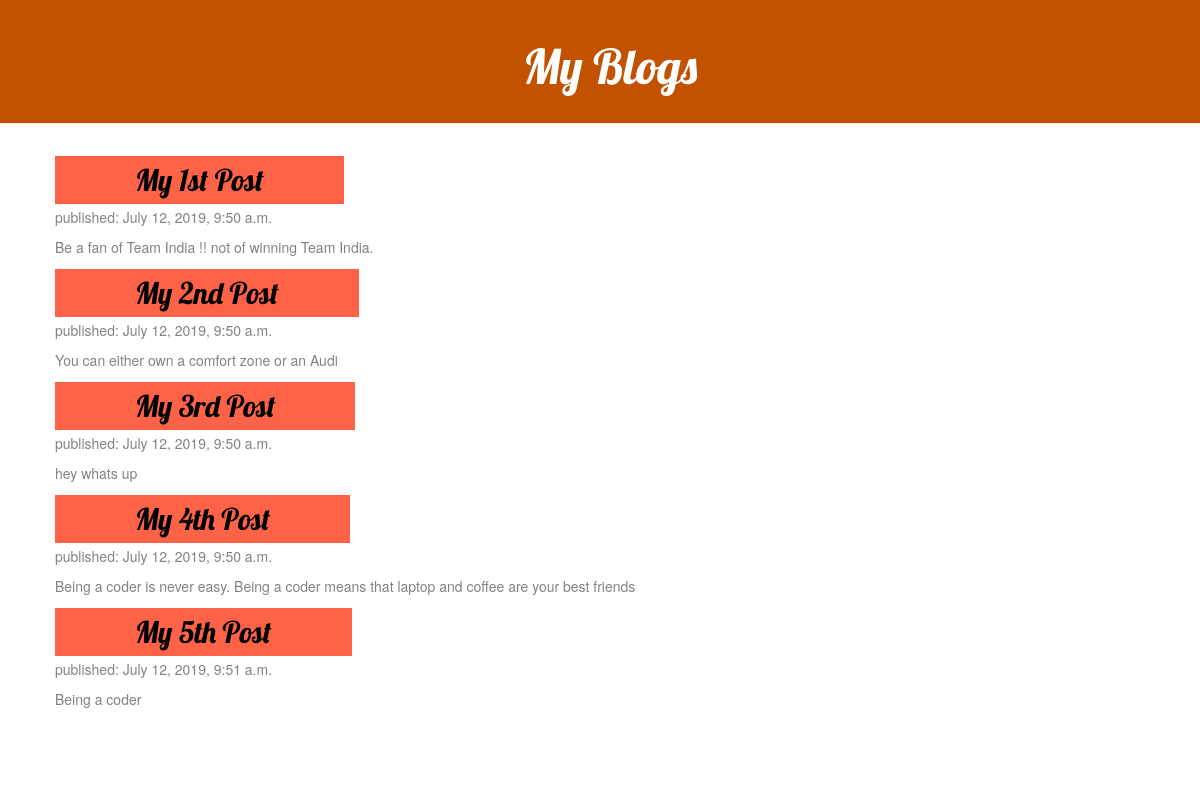
The page / on the database its author committed.
### blog/models.py (models this page shows, shortened)
class Post(models.Model):
    author = models.ForeignKey(settings.AUTH_USER_MODEL, on_delete=models.CASCADE)
    title = models.CharField(max_length=200)
    text = models.TextField()
    created_date = models.DateTimeField(default=timezone.now)
    published_date = models.DateTimeField(blank=True, null=True)

### blog/views.py (the view)
# urls.py: path('', views.post_list, name='post_list'),
def post_list(request):
    posts = Post.objects.filter(published_date__lte=timezone.now()).order_by('published_date')
    return render(request, 'blog/post_list.html', {'posts': posts})

### blog/templates/blog/post_list.html
{% extends 'blog/base.html' %}
  {% block content %}
    {% for post in posts %}
          <div class="post">
              <div class="date">
        <h2><a href="{% url 'post_detail' pk=post.pk %}" style="color: black">{{ post.title }}</a></h2>
        <p>published: {{ post.published_date }}</p>
        <p>{{ post.text|linebreaksbr }}</p>
          </div>
    {% endfor %}
  {% endblock %}

### blog/templates/blog/base.html (shortened to what this page needs)
{% load static %}
<html>
    <head>
        <link rel="stylesheet" href="//maxcdn.bootstrapcdn.com/bootstrap/3.2.0/css/bootstrap.min.css">
        <link rel="stylesheet" href="//maxcdn.bootstrapcdn.com/bootstrap/3.2.0/css/bootstrap-theme.min.css">
        <link rel="stylesheet" href="{% static 'css/blog.css' %}">
    </head>
    <body>
    <div class="page-header">
        <h1><a href="/"><center>My Blogs</center></a></h1>
    </div>
    <div class="content container">
        <div class="row">
            <div class="col-md-8">
            {% block content %}
            {% endblock %}
            </div>
        </div>
    </div>
</body>
</html>

### blog/static/css/blog.css (style rules this page uses)
.page-header { background-color: #C25100; margin-top: 0; padding: 20px 20px 20px 40px; }
.page-header h1, .page-header h1 a, .page-header h1 a:visited, .page-header h1 a:active { color: #ffffff; font-size: 36pt; text-decoration: none; }
.content { margin-left: 40px; }
h1, h2, h3, h4 { font-family: 'Lobster', cursive; }
.date { color: #828282; }
.post { margin-bottom: 70px; margin-right : 40px; }
.post h2 a, .post h2 a:visited { color: #000000; background-color: #FF6347; padding: 5px 80px }

### rows shown on the page
Post: title "My 1st Post", published_date "July 12, 2019, 9:50 a.m.", text "Be a fan of Team India !! not of winning Team India."
Post: title "My 2nd Post", published_date "July 12, 2019, 9:50 a.m.", text "You can either own a comfort zone or an Audi"
Post: title "My 3rd Post", published_date "July 12, 2019, 9:50 a.m.", text "hey whats up"
Post: title "My 4th Post", published_date "July 12, 2019, 9:50 a.m.", text "Being a coder is never easy. Being a coder means that laptop and coffee are your best friends"
Post: title "My 5th Post", published_date "July 12, 2019, 9:51 a.m.", text "Being a coder"
